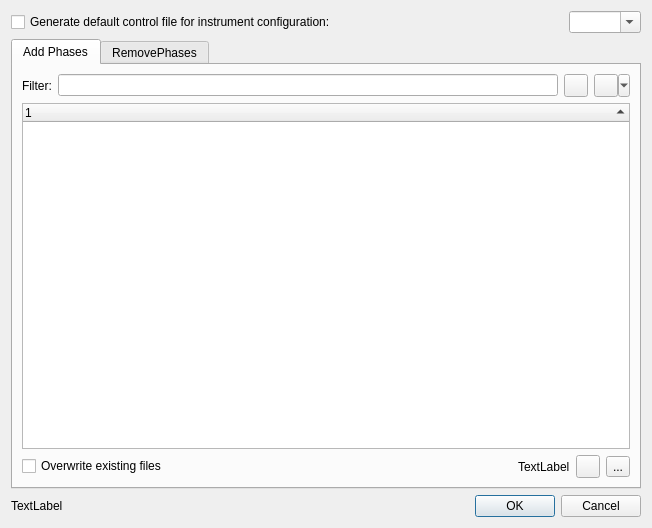
<?xml version="1.0" encoding="UTF-8"?>
<ui version="4.0">
 <class>AddRemovePhaseDialog</class>
 <widget class="QDialog" name="AddRemovePhaseDialog">
  <property name="geometry">
   <rect>
    <x>0</x>
    <y>0</y>
    <width>652</width>
    <height>528</height>
   </rect>
  </property>
  <property name="windowTitle">
   <string>Add / Remove Phases</string>
  </property>
  <layout class="QVBoxLayout" name="verticalLayout">
   <item>
    <layout class="QHBoxLayout" name="horizontalLayout_2">
     <item>
      <widget class="QCheckBox" name="checkBoxGenerateControlFile">
       <property name="toolTip">
        <string>&lt;html&gt;&lt;head/&gt;&lt;body&gt;&lt;p&gt;Creates a new refinement control file.&lt;/p&gt;&lt;p&gt;&lt;br/&gt;&lt;/p&gt;&lt;p&gt;Check this box if no control file was created yet, or if an existing one should be overwritten.&lt;/p&gt;&lt;p&gt;&lt;br/&gt;&lt;/p&gt;&lt;p&gt;Do not check this box if a phase should be added to an existing control file.&lt;/p&gt;&lt;/body&gt;&lt;/html&gt;</string>
       </property>
       <property name="text">
        <string>Generate default control file for instrument configuration:</string>
       </property>
      </widget>
     </item>
     <item>
      <spacer name="horizontalSpacer_2">
       <property name="orientation">
        <enum>Qt::Horizontal</enum>
       </property>
       <property name="sizeHint" stdset="0">
        <size>
         <width>40</width>
         <height>20</height>
        </size>
       </property>
      </spacer>
     </item>
     <item>
      <widget class="QComboBox" name="comboBoxDevices">
       <property name="toolTip">
        <string>&lt;html&gt;&lt;head/&gt;&lt;body&gt;&lt;p&gt;Select the instrument configuration file used to measure the open scan.&lt;/p&gt;&lt;/body&gt;&lt;/html&gt;</string>
       </property>
       <property name="editable">
        <bool>true</bool>
       </property>
      </widget>
     </item>
    </layout>
   </item>
   <item>
    <widget class="QTabWidget" name="tabWidget">
     <property name="currentIndex">
      <number>0</number>
     </property>
     <widget class="QWidget" name="tabAdd">
      <attribute name="icon">
       <iconset theme="profex-add">
        <normaloff>.</normaloff>.</iconset>
      </attribute>
      <attribute name="title">
       <string>Add Phases</string>
      </attribute>
      <layout class="QVBoxLayout" name="verticalLayout_3">
       <item>
        <layout class="QHBoxLayout" name="horizontalLayout_4">
         <item>
          <widget class="QLabel" name="labelFilter">
           <property name="text">
            <string>Filter:</string>
           </property>
          </widget>
         </item>
         <item>
          <widget class="QLineEdit" name="lineEditFilter">
           <property name="toolTip">
            <string>&lt;html&gt;&lt;head/&gt;&lt;body&gt;&lt;p&gt;Apply a filter to the list of structure files. The filter supports regular expression patterns.&lt;/p&gt;&lt;/body&gt;&lt;/html&gt;</string>
           </property>
          </widget>
         </item>
         <item>
          <widget class="QToolButton" name="toolButtonClearFilter">
           <property name="toolTip">
            <string>&lt;html&gt;&lt;head/&gt;&lt;body&gt;&lt;p&gt;Clear the filter&lt;/p&gt;&lt;/body&gt;&lt;/html&gt;</string>
           </property>
           <property name="icon">
            <iconset theme="profex-delete">
             <normaloff>.</normaloff>.</iconset>
           </property>
          </widget>
         </item>
         <item>
          <widget class="QToolButton" name="toolButtonFilterOptions">
           <property name="toolTip">
            <string>Filter options</string>
           </property>
           <property name="icon">
            <iconset theme="profex-preferences">
             <normaloff>.</normaloff>.</iconset>
           </property>
           <property name="popupMode">
            <enum>QToolButton::MenuButtonPopup</enum>
           </property>
          </widget>
         </item>
        </layout>
       </item>
       <item>
        <widget class="QTreeWidget" name="treeWidgetStructures">
         <property name="showDropIndicator" stdset="0">
          <bool>false</bool>
         </property>
         <property name="alternatingRowColors">
          <bool>true</bool>
         </property>
         <property name="sortingEnabled">
          <bool>true</bool>
         </property>
         <column>
          <property name="text">
           <string notr="true">1</string>
          </property>
         </column>
        </widget>
       </item>
       <item>
        <layout class="QHBoxLayout" name="horizontalLayout_3">
         <item>
          <widget class="QCheckBox" name="checkBoxOverwrite">
           <property name="toolTip">
            <string>&lt;html&gt;&lt;head/&gt;&lt;body&gt;&lt;p&gt;Overwriting existing structure files may affect other projects in the same directory!&lt;/p&gt;&lt;/body&gt;&lt;/html&gt;</string>
           </property>
           <property name="text">
            <string>Overwrite existing files</string>
           </property>
          </widget>
         </item>
         <item>
          <spacer name="horizontalSpacer">
           <property name="orientation">
            <enum>Qt::Horizontal</enum>
           </property>
           <property name="sizeHint" stdset="0">
            <size>
             <width>40</width>
             <height>20</height>
            </size>
           </property>
          </spacer>
         </item>
         <item>
          <widget class="QLabel" name="labelFavWarning">
           <property name="text">
            <string>TextLabel</string>
           </property>
          </widget>
         </item>
         <item>
          <widget class="QToolButton" name="toolButtonFavorites">
           <property name="toolTip">
            <string>Show favorites only</string>
           </property>
           <property name="icon">
            <iconset theme="profex-favorites">
             <normaloff>.</normaloff>.</iconset>
           </property>
           <property name="checkable">
            <bool>true</bool>
           </property>
          </widget>
         </item>
         <item>
          <widget class="QToolButton" name="toolButtonExpand">
           <property name="toolTip">
            <string>Expand or collaps structure tree</string>
           </property>
           <property name="text">
            <string>...</string>
           </property>
           <property name="icon">
            <iconset theme="profex-select-all">
             <normaloff>.</normaloff>.</iconset>
           </property>
          </widget>
         </item>
        </layout>
       </item>
      </layout>
     </widget>
     <widget class="QWidget" name="tabRemove">
      <attribute name="icon">
       <iconset theme="profex-remove">
        <normaloff>.</normaloff>.</iconset>
      </attribute>
      <attribute name="title">
       <string>RemovePhases</string>
      </attribute>
      <layout class="QVBoxLayout" name="verticalLayout_2">
       <item>
        <widget class="QTreeWidget" name="treeWidgetRemovePhases">
         <property name="alternatingRowColors">
          <bool>true</bool>
         </property>
         <column>
          <property name="text">
           <string notr="true">1</string>
          </property>
         </column>
        </widget>
       </item>
       <item>
        <widget class="QCheckBox" name="checkBoxDeleteFiles">
         <property name="text">
          <string>Delete files</string>
         </property>
        </widget>
       </item>
      </layout>
     </widget>
    </widget>
   </item>
   <item>
    <layout class="QHBoxLayout" name="horizontalLayout">
     <item>
      <widget class="QLabel" name="labelMessage">
       <property name="text">
        <string>TextLabel</string>
       </property>
      </widget>
     </item>
     <item>
      <widget class="QDialogButtonBox" name="buttonBox">
       <property name="orientation">
        <enum>Qt::Horizontal</enum>
       </property>
       <property name="standardButtons">
        <set>QDialogButtonBox::Cancel|QDialogButtonBox::Ok</set>
       </property>
      </widget>
     </item>
    </layout>
   </item>
  </layout>
 </widget>
 <tabstops>
  <tabstop>checkBoxGenerateControlFile</tabstop>
  <tabstop>comboBoxDevices</tabstop>
  <tabstop>tabWidget</tabstop>
  <tabstop>lineEditFilter</tabstop>
  <tabstop>toolButtonClearFilter</tabstop>
  <tabstop>toolButtonFilterOptions</tabstop>
  <tabstop>treeWidgetStructures</tabstop>
  <tabstop>checkBoxOverwrite</tabstop>
  <tabstop>toolButtonFavorites</tabstop>
  <tabstop>treeWidgetRemovePhases</tabstop>
  <tabstop>checkBoxDeleteFiles</tabstop>
 </tabstops>
 <resources/>
 <connections>
  <connection>
   <sender>buttonBox</sender>
   <signal>accepted()</signal>
   <receiver>AddRemovePhaseDialog</receiver>
   <slot>accept()</slot>
   <hints>
    <hint type="sourcelabel">
     <x>640</x>
     <y>515</y>
    </hint>
    <hint type="destinationlabel">
     <x>157</x>
     <y>274</y>
    </hint>
   </hints>
  </connection>
  <connection>
   <sender>buttonBox</sender>
   <signal>rejected()</signal>
   <receiver>AddRemovePhaseDialog</receiver>
   <slot>reject()</slot>
   <hints>
    <hint type="sourcelabel">
     <x>569</x>
     <y>515</y>
    </hint>
    <hint type="destinationlabel">
     <x>286</x>
     <y>274</y>
    </hint>
   </hints>
  </connection>
  <connection>
   <sender>checkBoxGenerateControlFile</sender>
   <signal>toggled(bool)</signal>
   <receiver>AddRemovePhaseDialog</receiver>
   <slot>generateDefaultControlFileToggled(bool)</slot>
   <hints>
    <hint type="sourcelabel">
     <x>141</x>
     <y>21</y>
    </hint>
    <hint type="destinationlabel">
     <x>325</x>
     <y>263</y>
    </hint>
   </hints>
  </connection>
  <connection>
   <sender>toolButtonFavorites</sender>
   <signal>toggled(bool)</signal>
   <receiver>AddRemovePhaseDialog</receiver>
   <slot>toggleFavorites(bool)</slot>
   <hints>
    <hint type="sourcelabel">
     <x>583</x>
     <y>458</y>
    </hint>
    <hint type="destinationlabel">
     <x>651</x>
     <y>411</y>
    </hint>
   </hints>
  </connection>
  <connection>
   <sender>toolButtonClearFilter</sender>
   <signal>clicked()</signal>
   <receiver>lineEditFilter</receiver>
   <slot>clear()</slot>
   <hints>
    <hint type="sourcelabel">
     <x>588</x>
     <y>100</y>
    </hint>
    <hint type="destinationlabel">
     <x>558</x>
     <y>99</y>
    </hint>
   </hints>
  </connection>
  <connection>
   <sender>lineEditFilter</sender>
   <signal>textChanged(QString)</signal>
   <receiver>AddRemovePhaseDialog</receiver>
   <slot>applyFilter(QString)</slot>
   <hints>
    <hint type="sourcelabel">
     <x>558</x>
     <y>99</y>
    </hint>
    <hint type="destinationlabel">
     <x>522</x>
     <y>81</y>
    </hint>
   </hints>
  </connection>
  <connection>
   <sender>toolButtonFilterOptions</sender>
   <signal>clicked()</signal>
   <receiver>toolButtonFilterOptions</receiver>
   <slot>showMenu()</slot>
   <hints>
    <hint type="sourcelabel">
     <x>603</x>
     <y>100</y>
    </hint>
    <hint type="destinationlabel">
     <x>630</x>
     <y>100</y>
    </hint>
   </hints>
  </connection>
  <connection>
   <sender>toolButtonExpand</sender>
   <signal>clicked()</signal>
   <receiver>AddRemovePhaseDialog</receiver>
   <slot>toggleExpand()</slot>
   <hints>
    <hint type="sourcelabel">
     <x>619</x>
     <y>462</y>
    </hint>
    <hint type="destinationlabel">
     <x>648</x>
     <y>466</y>
    </hint>
   </hints>
  </connection>
  <connection>
   <sender>comboBoxDevices</sender>
   <signal>currentIndexChanged(int)</signal>
   <receiver>AddRemovePhaseDialog</receiver>
   <slot>instrumentConfigChanged(int)</slot>
   <hints>
    <hint type="sourcelabel">
     <x>598</x>
     <y>19</y>
    </hint>
    <hint type="destinationlabel">
     <x>485</x>
     <y>17</y>
    </hint>
   </hints>
  </connection>
 </connections>
 <slots>
  <slot>toggleExpand()</slot>
  <slot>toggleFavorites(bool)</slot>
  <slot>applyFilter(QString)</slot>
  <slot>instrumentConfigChanged(int)</slot>
  <slot>generateDefaultControlFileToggled(bool)</slot>
 </slots>
</ui>
